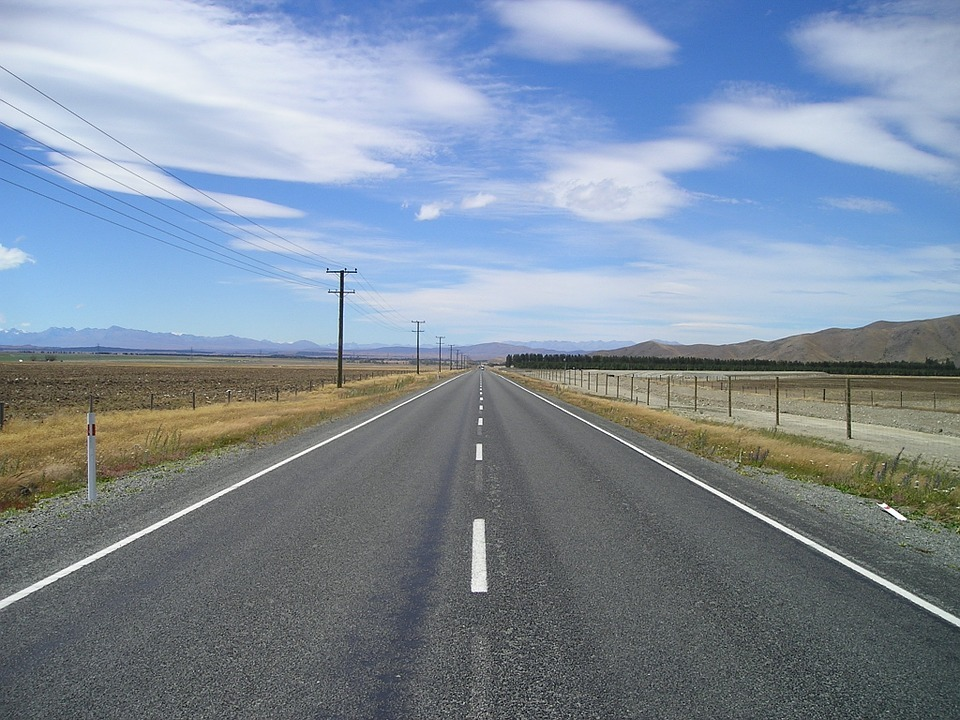
//> input picture etc/etcMH/Image_Processing/RoadLaneDetection_Project/sourceFile/road.jpeg, 960 x 720 px, given in place of road.jpg, which was not available
$ ./homework3   (built with g++ and OpenCV 4)
//> lines starting //> are read from the running program, lines starting //| are printed output that depends on the picture; pictures that were not available may be replaced by others from this repository, and a replacement may not be noted
#include <opencv2/opencv.hpp>

void filter();
void cal_direct();
void supp_nonMax();
void trace();
void onChange();
void erosion();
void check_match();

void hw1();
void hw2();
void hw3();
void hw4();

int main()
{
    hw1();
    hw2();
    hw3();
    hw4();
}

void filter(cv::Mat img, cv::Mat& dst, cv::Mat mask)
{
    dst = cv::Mat(img.size(), CV_32F, cv::Scalar(0));
    cv::Point h_m = mask.size() / 2;

    for (int i = h_m.y; i<img.rows - h_m.y; i++)
    {
        for (int j = h_m.x; j < img.cols - h_m.x;j++)
        {
            float sum = 0;
            for (int u = 0; u < mask.rows; u++)
            {
                for (int v = 0; v < mask.cols; v++)
                {
                    int y = i + u - h_m.y;
                    int x = j + v - h_m.x;
                    sum += mask.at<float>(u,v) * img.at<uchar>(y,x);
                }
            }
            dst.at<float>(i,j) = sum;
        }
    }
}


void calc_direct(cv::Mat Gy, cv::Mat Gx, cv::Mat& direct)
{
    direct.create(Gy.size(),CV_8U);

    for (int i = 0; i<direct.rows;i++)
    {
        for (int j = 0; j<direct.cols;j++)
        {
            float gx = Gx.at<float>(i,j);
            float gy = Gy.at<float>(i,j);
            int theat = int(cv::fastAtan2(gy,gx)/45);
            direct.at<uchar>(i,j) = theat % 4;
        }
    }
}

void supp_nonMax(cv::Mat sobel, cv::Mat direct, cv::Mat& dst)
{
    dst = cv::Mat(sobel.size(), CV_32F, cv::Scalar(0));

    for (int i = 1; i < sobel.rows - 1; i++)
    {
        for (int j = 1; j < sobel.cols - 1; j++)
        {
            int dir = direct.at<uchar>(i,j);
            float v1, v2;
            if (dir == 0)
            {
                v1 = sobel.at<float>(i,j-1);
                v2 = sobel.at<float>(i,j+1);
            }
            else if (dir == 1)
            {
                v1 = sobel.at<float>(i+1,j+1);
                v2 = sobel.at<float>(i-1,j-1);
            }
            else if (dir == 2)
            {
                v1 = sobel.at<float>(i-1,j);
                v2 = sobel.at<float>(i+1,j);
            }
            else if (dir == 3)
            {
                v1 = sobel.at<float>(i+1,j-1);
                v2 = sobel.at<float>(i-1,j+1);
            }
            float center = sobel.at<float>(i,j);
            dst.at<float>(i,j) = (center > v1 && center > v2) ? center : 0 ;
        }
    }
}

void trace(cv::Mat max_so, cv::Mat& pos_ck, cv::Mat& hy_img, cv::Point pt, int low)
{
    cv::Rect rect(cv::Point(0,0), pos_ck.size());
    if (!rect.contains(pt)) return;

    if (pos_ck.at<uchar>(pt) == 0 && max_so.at<float>(pt) > low)
    {
        pos_ck.at<uchar>(pt) = 1;
        hy_img.at<uchar>(pt) = 255;

        trace(max_so, pos_ck, hy_img, pt + cv::Point(-1, -1), low);
        trace(max_so, pos_ck, hy_img, pt + cv::Point(0, -1), low);
        trace(max_so, pos_ck, hy_img, pt + cv::Point(+1, -1), low);
        trace(max_so, pos_ck, hy_img, pt + cv::Point(-1, 0), low);

        trace(max_so, pos_ck, hy_img, pt + cv::Point(+1, 0), low);
        trace(max_so, pos_ck, hy_img, pt + cv::Point(-1, +1), low);
        trace(max_so, pos_ck, hy_img, pt + cv::Point(0, +1), low);
        trace(max_so, pos_ck, hy_img, pt + cv::Point(+1, +1), low);
    }
}

void hysteresis_th(cv::Mat max_so, cv::Mat& hy_img, int low, int high)
{
    cv::Mat pos_ck(max_so.size(),CV_8U,cv::Scalar(0));

    hy_img = cv::Mat(max_so.size(), CV_8U, cv::Scalar(0));

    for(int i = 0; i < max_so.rows; i++)
    {
        for (int j = 0; j < max_so.cols; j++)
        {
            if (max_so.at<float>(i, j) > high)
            {
                trace(max_so, pos_ck, hy_img, cv::Point(j,i), low);
            }
        }
    }
}

// [32 lines left out: functions check_match, erosion, not called in this run]

void hw1()
{
    cv::Mat image(cv::imread("road.jpg"));
//> image is the input picture: 720 rows x 960 cols, CV_8UC3; mean B, G, R 156.9, 141.4, 127.9
    cv::Mat s_img[3];
    CV_Assert(image.data);

    float blur_filter[] = {1/9.f,1/9.f,1/9.f,1/9.f,1/9.f,1/9.f,1/9.f,1/9.f,1/9.f};
    float sharp_filter[] = {-1,-1,-1,-1,9,-1,-1,-1,-1};

    cv::split(image, s_img);
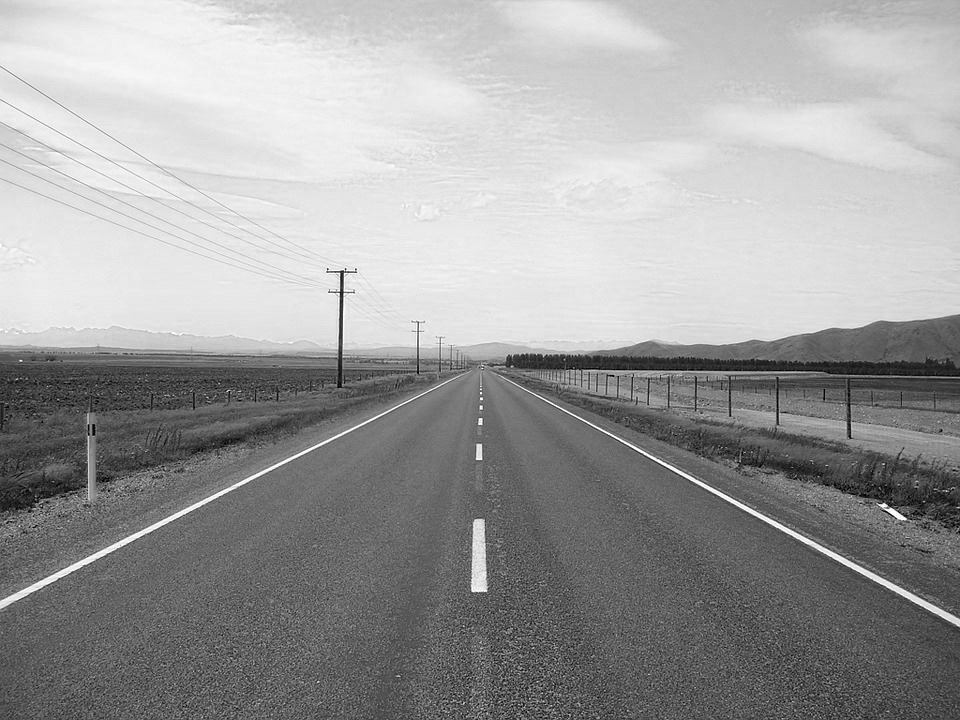
//> s_img[0]: 720 rows x 960 cols, CV_8UC1; min 0, max 255, mean 156.9
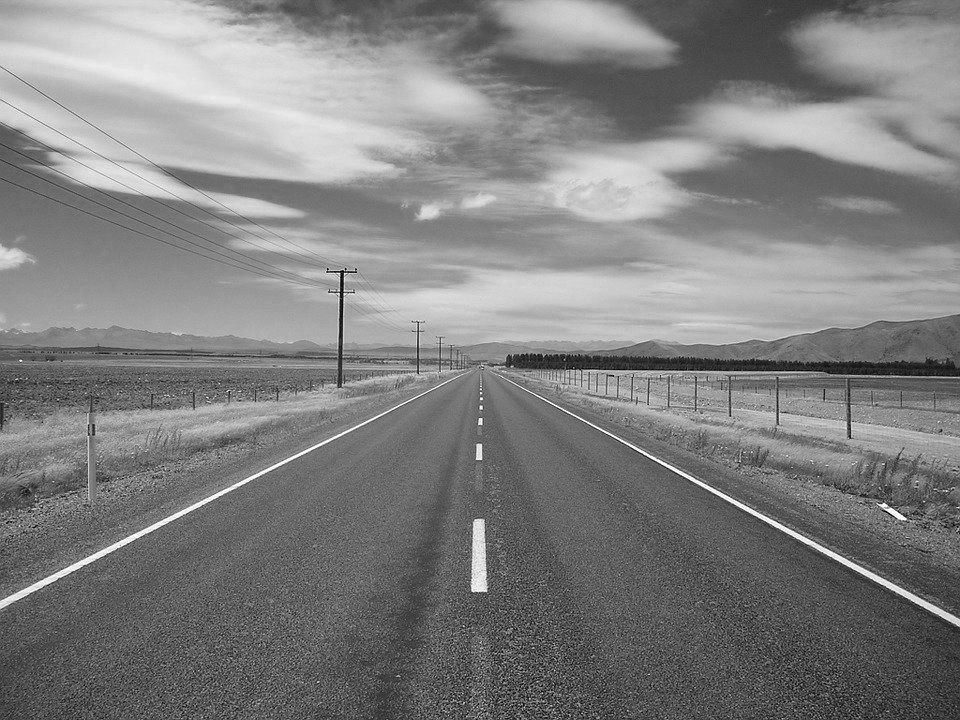
//> s_img[2]: 720 rows x 960 cols, CV_8UC1; min 0, max 255, mean 127.9


    cv::Mat blur_mask(3,3,CV_32F, blur_filter);
    cv::Mat sharp_mask(3,3,CV_32F, sharp_filter);

    cv::Mat blur_image[3];
    cv::Mat sharp_image[3];

    cv::Mat blur_image1;
    cv::Mat sharp_image1;

    for (int i = 0; i<3;i++)
    {
        filter(s_img[i],blur_image[i],blur_mask);
        filter(s_img[i],sharp_image[i],sharp_mask);
        blur_image[i].convertTo(blur_image[i],CV_8U);
        sharp_image[i].convertTo(sharp_image[i],CV_8U);
    }

    cv::merge(blur_image,3,blur_image1);
    cv::merge(sharp_image,3,sharp_image1);

    cv::imshow("origin",image);
    cv::imshow("blur", blur_image1);
    cv::imshow("sharp", sharp_image1);
    cv::waitKey(0);


}

void hw2()
{
    cv::Mat image = cv::imread("road.jpg",0);
//> image: 720 rows x 960 cols, CV_8UC1; min 0, max 255, mean 139.1
    CV_Assert(image.data);
    cv::Mat gau_img, Gx, Gy, direct, sobel, canny, hy_img, max_sobel;

    int th1 = 150;
    int th2 = 100;

    cv::GaussianBlur(image, gau_img, cv::Size(5,5), 0.3);
    cv::Sobel(gau_img, Gx, CV_32F, 1, 0, 3);
    cv::Sobel(gau_img, Gy, CV_32F, 0, 1, 3);
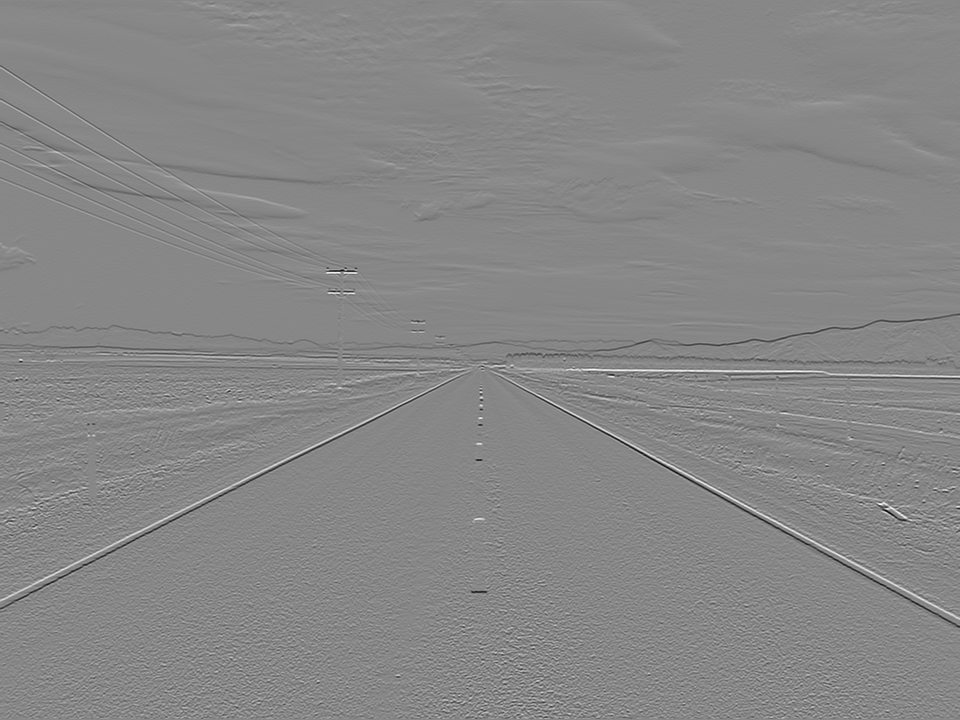
//> Gy: 720 rows x 960 cols, CV_32FC1; min -919, max 814, mean -0.7; drawn with min black and max white
    sobel = abs(Gx) + abs(Gy);
    // cv::magnitude(Gx,Gy,sobel);

    cv::namedWindow("canny");
    cv::createTrackbar("th1 :", "canny", &th1, 200);
    cv::createTrackbar("th2 :", "canny", &th2, 200);

    calc_direct(Gy,Gx,direct);
//> after the loop in calc_direct, `for (int i = 0; i<direct.rows;i++)`:
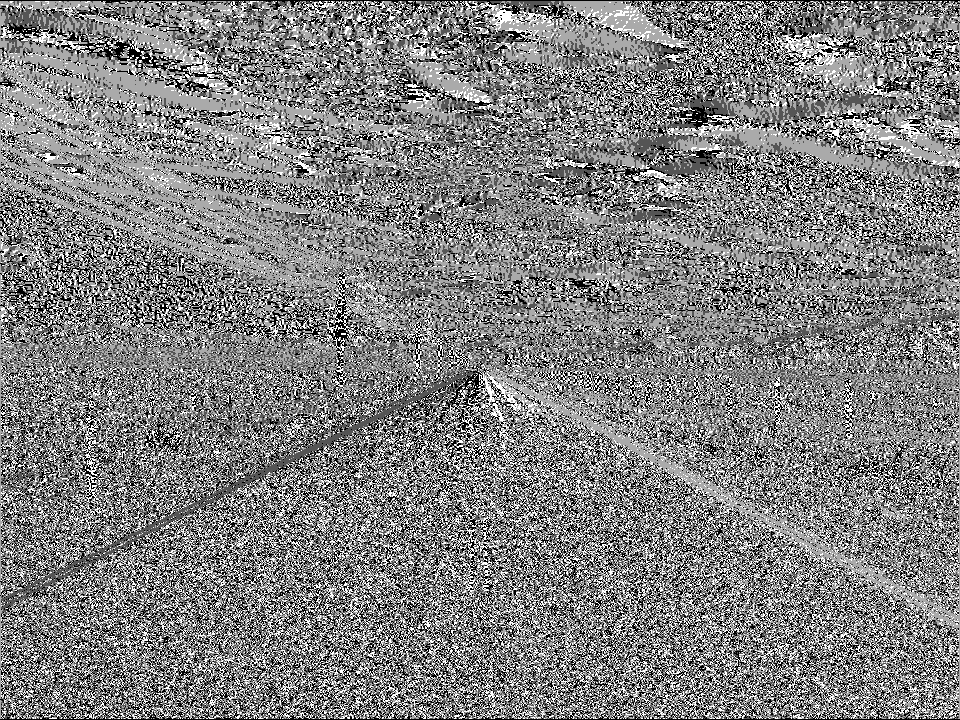
//> direct: 720 rows x 960 cols, CV_8UC1; min 0, max 3, mean 1.51; drawn with min black and max white
    supp_nonMax(sobel, direct, max_sobel);
//> after the loop in supp_nonMax, `for (int i = 1; i < sobel.rows - 1; i++)`:
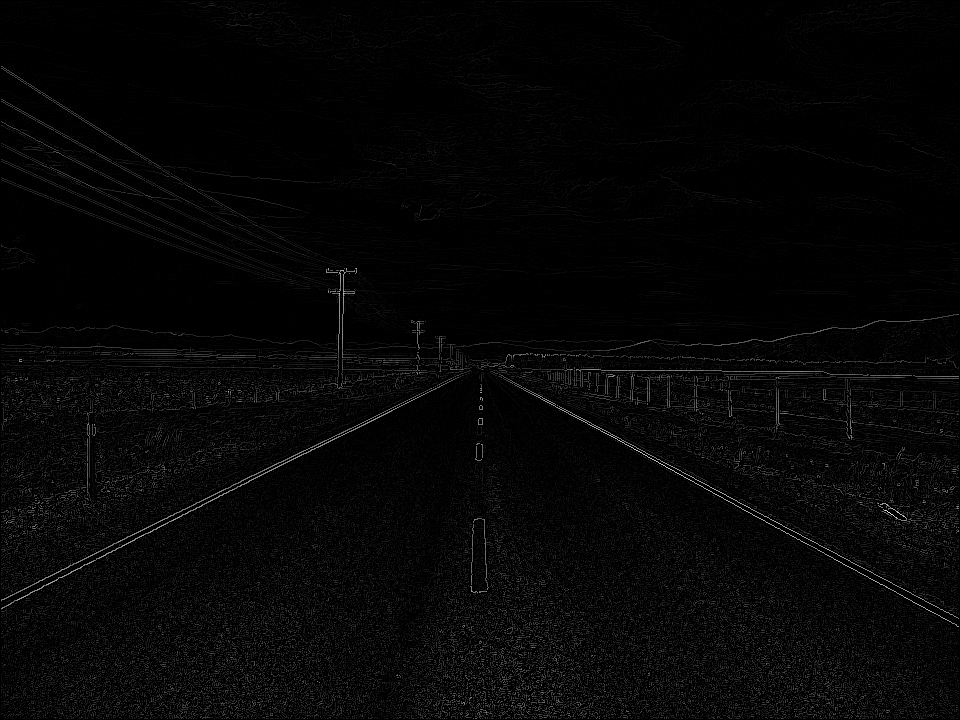
//> dst: 720 rows x 960 cols, CV_32FC1; min 0, max 1434, mean 34.2; drawn with min black and max white
    // cv::Canny(image, canny, 150, 100);
    // cv::imshow("opencv_canny", canny);


    while(true)
    {
        hysteresis_th(max_sobel, hy_img, th1, th2);
//> after the loop in hysteresis_th, `for(int i = 0; i < max_so.rows; i++)`:
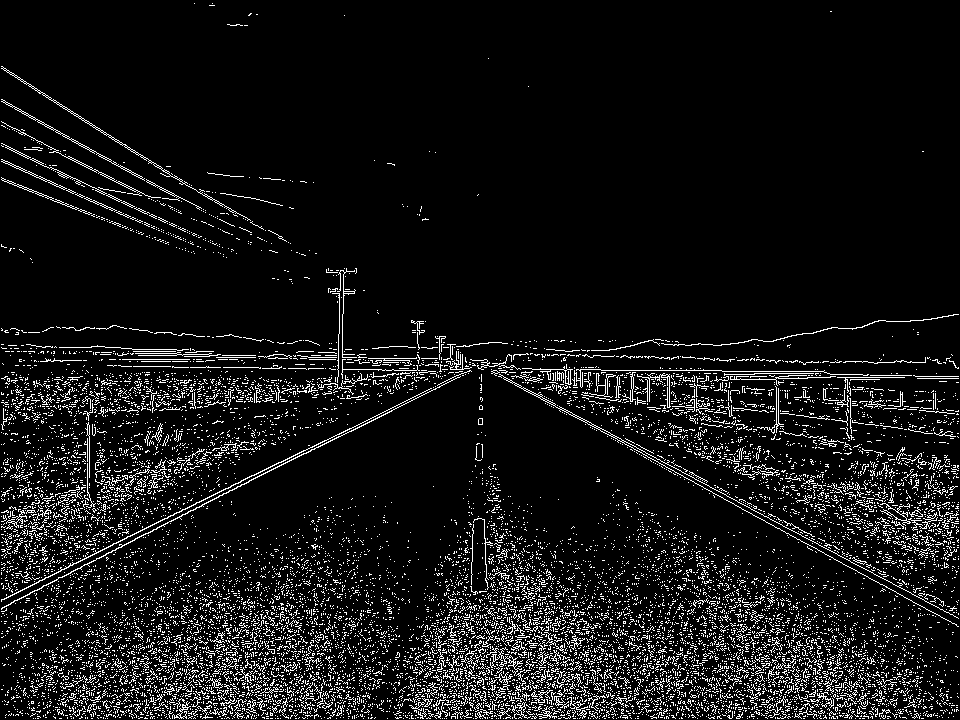
//> pos_ck: 720 rows x 960 cols, CV_8UC1; values 0 (black) and 1 (white), 8% white in thin lines or dots
//> after the loop in hysteresis_th, `for(int i = 0; i < max_so.rows; i++)`: hy_img: 720 rows x 960 cols, CV_8UC1; 8% white in thin lines or dots
        cv::imshow("image", image);
        cv::imshow("canny", hy_img);
        if (cv::waitKey(30)==27) break;
//> the Esc key is pressed
    }

}

void hw3()
{
    cv::Mat image(cv::imread("textimg.jpeg"));
//> textimg.jpeg cannot be read in this run, so this picture is empty
//> (the run ends here: the program stops with an error, at `CV_Assert(image.data);`)
